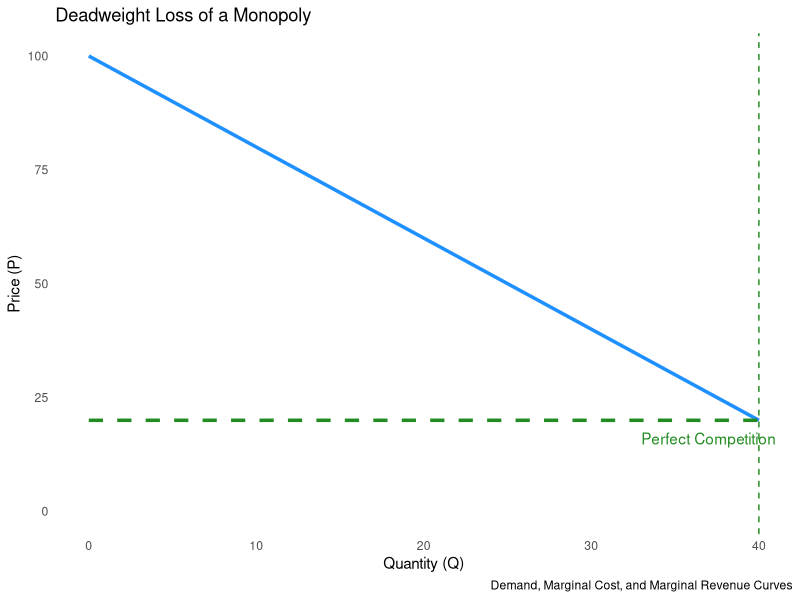
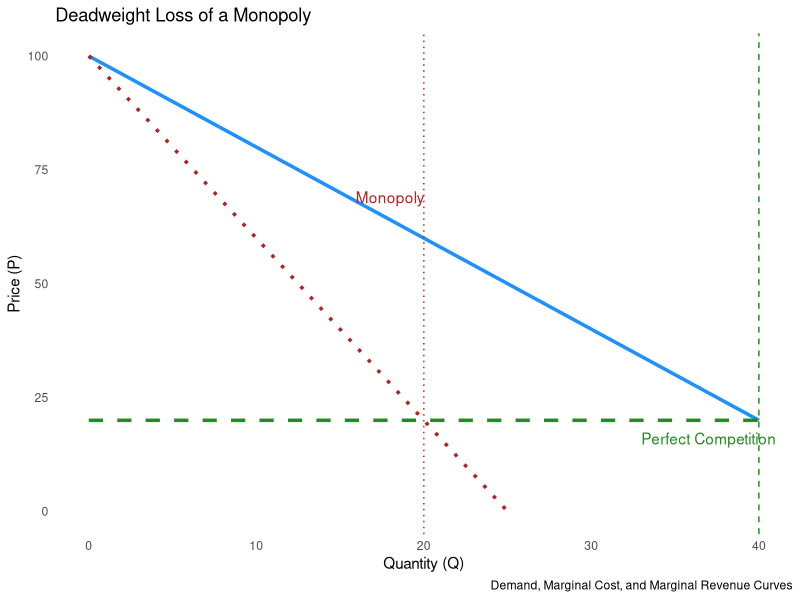
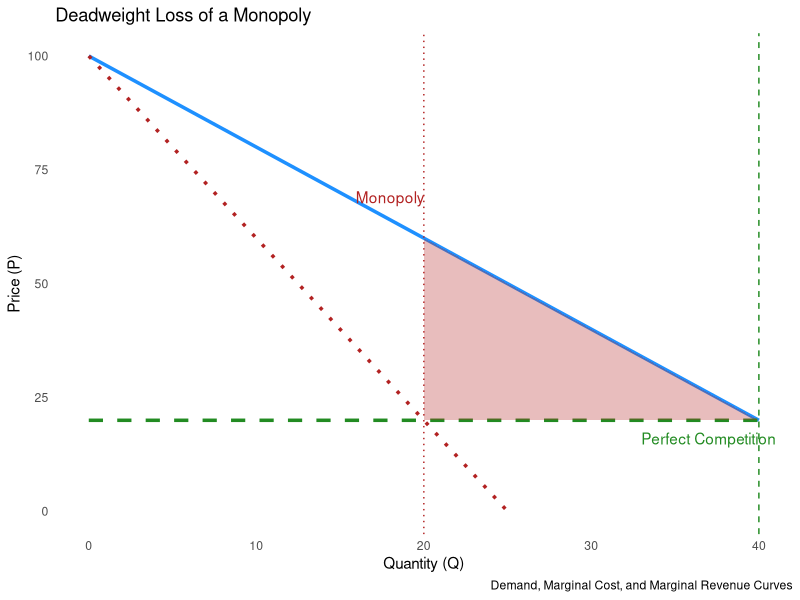
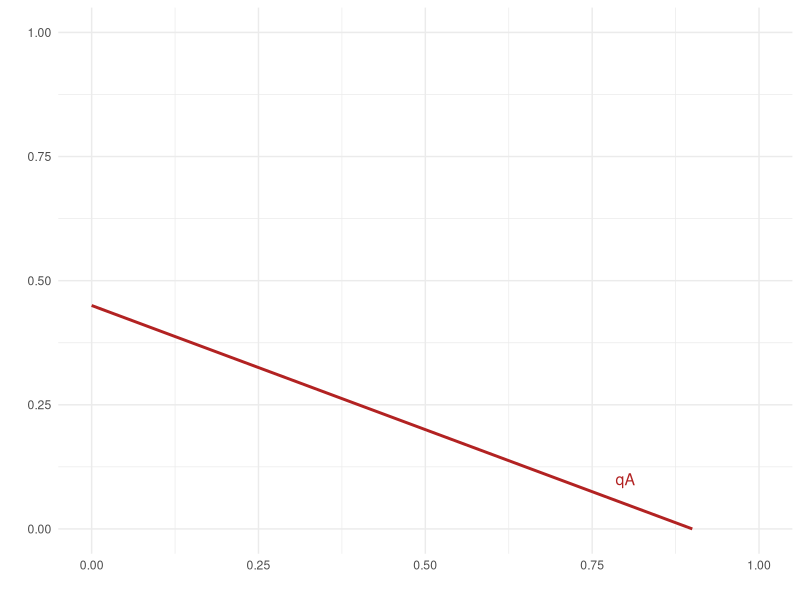
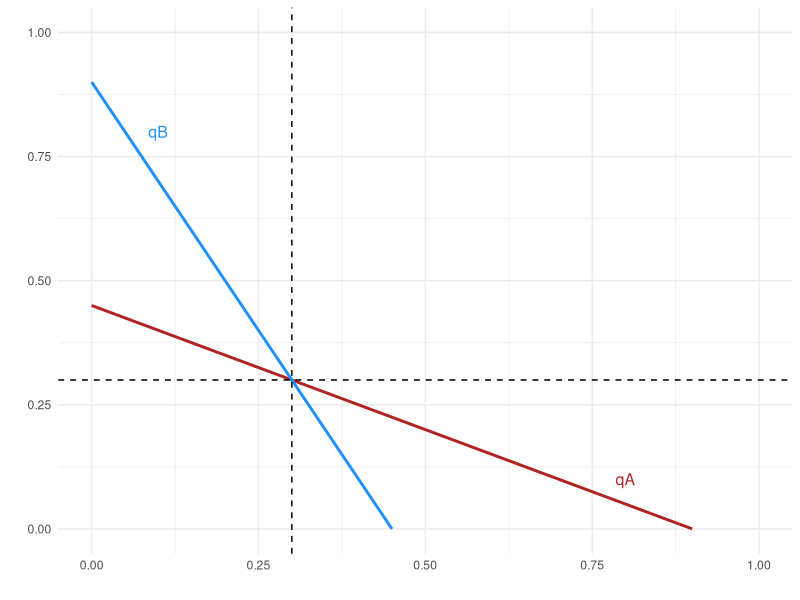

Here is the R script that generated these plots, in order:
## ---- chunk 1
# Load necessary library
# Load necessary library
library(ggplot2)

# Load necessary library

# Define demand, marginal cost, and marginal revenue functions
demand <- function(Q) { 100 - 2 * Q }       # Demand curve
marginal_cost <- function(Q) { 20 }         # Constant marginal cost
marginal_revenue <- function(Q) { 100 - 4 * Q } # MR is twice as steep as Demand

# Create data frame
Q_values <- seq(0, 40, by = 0.1)
data <- data.frame(
  Q = Q_values,
  Demand = demand(Q_values),
  MarginalCost = marginal_cost(Q_values),
  MarginalRevenue = marginal_revenue(Q_values)
)

# Equilibrium quantities and prices
Q_competition <- 40
P_competition <- demand(Q_competition)

Q_monopoly <- 20
P_monopoly <- demand(Q_monopoly)

# Define points for deadweight loss polygon
dwl_data <- data.frame(
  Q = c(Q_monopoly, Q_competition, Q_competition, Q_monopoly),
  Price = c(marginal_cost(Q_monopoly), marginal_cost(Q_competition), P_competition, P_monopoly)
)

# Plot the curves and DWL area
ggplot(data, aes(x = Q)) +
  geom_line(aes(y = Demand), color = "dodgerblue", size = 1.2) +              # Demand curve
  geom_line(aes(y = MarginalCost), color = "forestgreen", linetype = "dashed", size = 1.2) + # Marginal Cost
  #geom_line(aes(y = MarginalRevenue), color = "firebrick", linetype = "dotted", size = 1.2) + # Marginal Revenue
  geom_vline(xintercept = Q_competition, color = "forestgreen", linetype = "dashed") +        # Q in competition
  #geom_vline(xintercept = Q_monopoly, color = "firebrick", linetype = "dotted") +             # Q in monopoly
  #geom_polygon(data = dwl_data, aes(x = Q, y = Price), fill = "firebrick", alpha = 0.3) +  # DWL area
  annotate("text", x = Q_competition - 3,y = P_competition - 4, label = "Perfect Competition", color = "forestgreen") +
  #annotate("text", x = Q_monopoly - 2, y = P_monopoly + 9, label = "Monopoly", color = "firebrick") +
  labs(
    title = "Deadweight Loss of a Monopoly",
    x = "Quantity (Q)",
    y = "Price (P)",
    caption = "Demand, Marginal Cost, and Marginal Revenue Curves"
  ) +
  ylim(0,100)+
theme_minimal() +
  theme(
    panel.grid = element_blank()   # Remove all grid lines
  )
## ---- chunk 2
# Load necessary library
library(ggplot2)

# Define demand, marginal cost, and marginal revenue functions
demand <- function(Q) { 100 - 2 * Q }       # Demand curve
marginal_cost <- function(Q) { 20 }         # Constant marginal cost
marginal_revenue <- function(Q) { 100 - 4 * Q } # MR is twice as steep as Demand

# Create data frame
Q_values <- seq(0, 40, by = 0.1)
data <- data.frame(
  Q = Q_values,
  Demand = demand(Q_values),
  MarginalCost = marginal_cost(Q_values),
  MarginalRevenue = marginal_revenue(Q_values)
)

# Equilibrium quantities and prices
Q_competition <- 40
P_competition <- demand(Q_competition)

Q_monopoly <- 20
P_monopoly <- demand(Q_monopoly)

# Define points for deadweight loss polygon
dwl_data <- data.frame(
  Q = c(Q_monopoly, Q_competition, Q_competition, Q_monopoly),
  Price = c(marginal_cost(Q_monopoly), marginal_cost(Q_competition), P_competition, P_monopoly)
)

# Plot the curves and DWL area
ggplot(data, aes(x = Q)) +
  geom_line(aes(y = Demand), color = "dodgerblue", size = 1.2) +              # Demand curve
  geom_line(aes(y = MarginalCost), color = "forestgreen", linetype = "dashed", size = 1.2) + # Marginal Cost
  geom_line(aes(y = MarginalRevenue), color = "firebrick", linetype = "dotted", size = 1.2) + # Marginal Revenue
  geom_vline(xintercept = Q_competition, color = "forestgreen", linetype = "dashed") +        # Q in competition
  geom_vline(xintercept = Q_monopoly, color = "firebrick", linetype = "dotted") +             # Q in monopoly
  #geom_polygon(data = dwl_data, aes(x = Q, y = Price), fill = "firebrick", alpha = 0.3) +  # DWL area
  annotate("text", x = Q_competition - 3, y = P_competition - 4, label = "Perfect Competition", color = "forestgreen") +
  annotate("text", x = Q_monopoly - 2, y = P_monopoly + 9, label = "Monopoly", color = "firebrick") +
  labs(
    title = "Deadweight Loss of a Monopoly",
    x = "Quantity (Q)",
    y = "Price (P)",
    caption = "Demand, Marginal Cost, and Marginal Revenue Curves"
  ) +
  ylim(0,100)+
  theme_minimal() +
  theme(
    panel.grid = element_blank()   # Remove all grid lines
  )
## ---- chunk 3
# Load necessary library
library(ggplot2)

# Define demand, marginal cost, and marginal revenue functions
demand <- function(Q) { 100 - 2 * Q }       # Demand curve
marginal_cost <- function(Q) { 20 }         # Constant marginal cost
marginal_revenue <- function(Q) { 100 - 4 * Q } # MR is twice as steep as Demand

# Create data frame
Q_values <- seq(0, 40, by = 0.1)
data <- data.frame(
  Q = Q_values,
  Demand = demand(Q_values),
  MarginalCost = marginal_cost(Q_values),
  MarginalRevenue = marginal_revenue(Q_values)
)

# Equilibrium quantities and prices
Q_competition <- 40
P_competition <- demand(Q_competition)

Q_monopoly <- 20
P_monopoly <- demand(Q_monopoly)

# Define points for deadweight loss polygon
dwl_data <- data.frame(
  Q = c(Q_monopoly, Q_competition, Q_competition, Q_monopoly),
  Price = c(marginal_cost(Q_monopoly), marginal_cost(Q_competition), P_competition, P_monopoly)
)

# Plot the curves and DWL area
ggplot(data, aes(x = Q)) +
  geom_line(aes(y = Demand), color = "dodgerblue", size = 1.2) +              # Demand curve
  geom_line(aes(y = MarginalCost), color = "forestgreen", linetype = "dashed", size = 1.2) + # Marginal Cost
  geom_line(aes(y = MarginalRevenue), color = "firebrick", linetype = "dotted", size = 1.2) + # Marginal Revenue
  geom_vline(xintercept = Q_competition, color = "forestgreen", linetype = "dashed") +        # Q in competition
  geom_vline(xintercept = Q_monopoly, color = "firebrick", linetype = "dotted") +             # Q in monopoly
  geom_polygon(data = dwl_data, aes(x = Q, y = Price), fill = "firebrick", alpha = 0.3) +  # DWL area
  annotate("text", x = Q_competition - 3, y = P_competition - 4, label = "Perfect Competition", color = "forestgreen") +
  annotate("text", x = Q_monopoly - 2, y = P_monopoly + 9, label = "Monopoly", color = "firebrick") +
  labs(
    title = "Deadweight Loss of a Monopoly",
    x = "Quantity (Q)",
    y = "Price (P)",
    caption = "Demand, Marginal Cost, and Marginal Revenue Curves"
  ) +
  ylim(0,100)+
  theme_minimal() +
  theme(
    panel.grid = element_blank()   # Remove all grid lines
  )

## ---- chunk 4
library(dplyr)
library(ggplot2)


## ---- chunk 5
library(dplyr)
library(ggplot2)
c= .1
data = data.frame(x = seq(0,1,.01),
                  y = seq(0,1,.01))%>%
  mutate(
                  qA = (1-c -x)/2,
                  qB = (1-c -2*x))
data %>%
  ggplot(aes(x = x))+
  geom_line(aes(y = qA), color = 'firebrick', linewidth = 1)+
  #geom_line(aes(y = qB), color = 'dodgerblue', linewidth = 1)+
  #geom_hline(yintercept = (1-c)/3, linetype = 'dashed', linewidth = .5)+
  #geom_vline(xintercept = (1-c)/3, linetype = 'dashed', linewidth = .5)+
  ylim(0,1)+
  #annotate("text", x = .1, y = .8, label = "qB", size = 4, color = "dodgerblue")+
  annotate("text", x = .8, y = .1, label = "qA", size = 4, color = "firebrick")+
  xlab(" ")+
  ylab(' ')+
  theme_minimal()

## ---- chunk 6
library(dplyr)
library(ggplot2)
c= .1
data = data.frame(x = seq(0,1,.01),
                  y = seq(0,1,.01))%>%
  mutate(
                  qA = (1-c -x)/2,
                  qB = (1-c -2*x))
data %>%
  ggplot(aes(x = x))+
  geom_line(aes(y = qA), color = 'firebrick', linewidth = 1)+
  geom_line(aes(y = qB), color = 'dodgerblue', linewidth = 1)+
  geom_hline(yintercept = (1-c)/3, linetype = 'dashed', linewidth = .5)+
  geom_vline(xintercept = (1-c)/3, linetype = 'dashed', linewidth = .5)+
  ylim(0,1)+
  annotate("text", x = .1, y = .8, label = "qB", size = 4, color = "dodgerblue")+
  annotate("text", x = .8, y = .1, label = "qA", size = 4, color = "firebrick")+
  xlab(" ")+
  ylab(' ')+
  theme_minimal()

